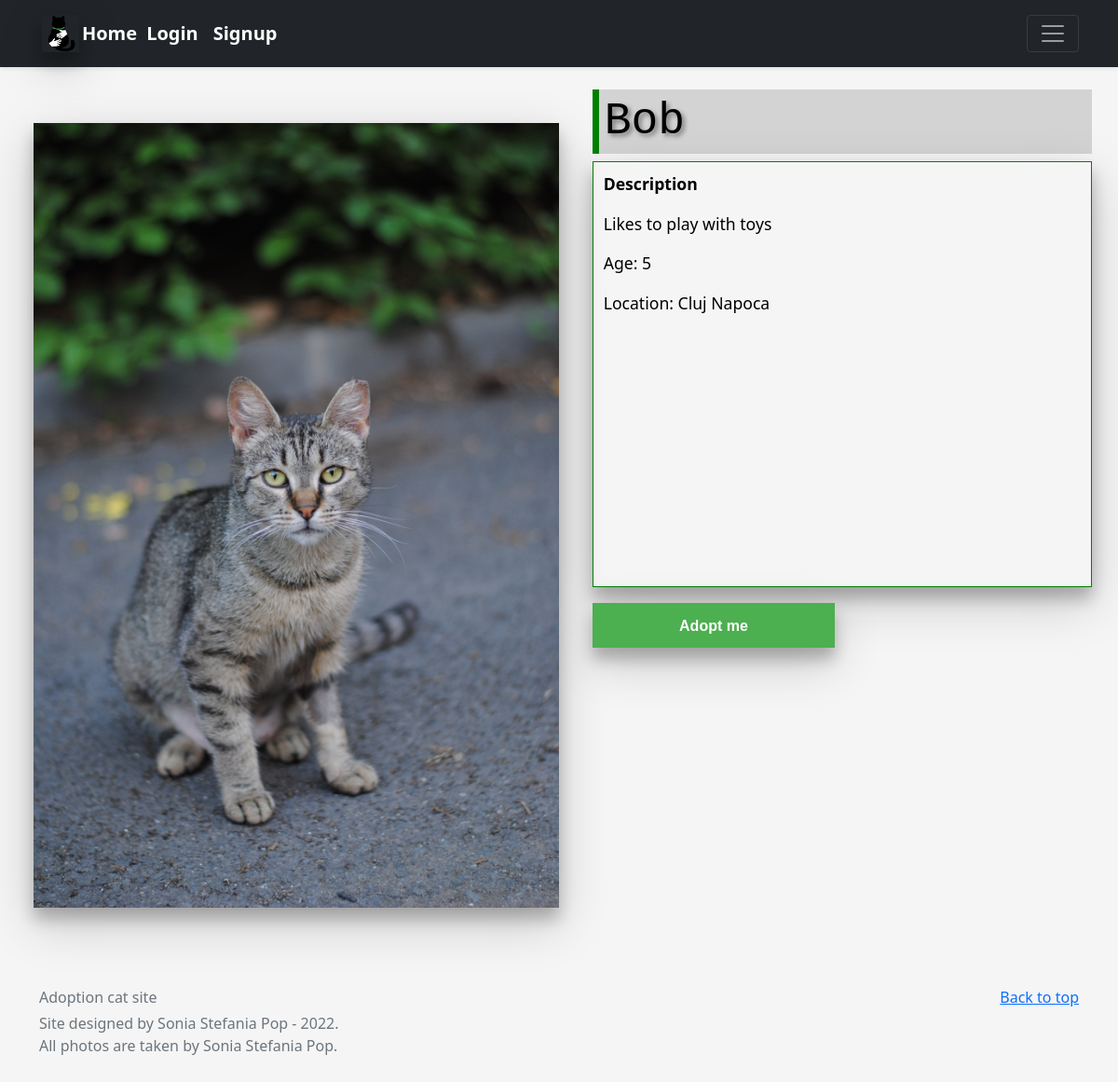
Page /cats/2/ on the committed database.
### adoptions/models.py (models this page shows, shortened)
class Cat_Details(models.Model):
    details = models.ForeignKey(Cat, on_delete=models.CASCADE)
    description_text = models.CharField(max_length=200)
    age = models.IntegerField(default=0)
    location = models.CharField(max_length=200)
    cat_photo = models.ImageField(upload_to=rename_upload_photo, default='static/adoptions/cat_static.jpg')

class Cat(models.Model):
    cat_name_text = models.CharField(max_length=50)
    pub_date = models.DateTimeField('date published')

### adoptions/views.py (the view)
# urls.py: path('<int:cat_id>/', views.detail, name='detail' ),
def detail(request, cat_id):
    cat = Cat.objects.get(pk=cat_id)
    cat_details = Cat_Details.objects.get(details=cat.pk)
    return render(request, 'adoptions/detail.html', {'cat':cat, 'cat_details':cat_details})

### adoptions/templates/adoptions/detail.html (shortened to what this page needs)
<!doctype html>
<html>
{% load static %}
{% include "adoptions/base.html" %}
  <body>
    <div class="flex-box">
      <img class="details" src="{{ cat_details.cat_photo.url }}" type="jpg"/>
      <div class="details">
        <h1>{{ cat.cat_name_text }}</h1>
        <div class="text_area">
          <div class="text">
            <p><b>Description</b></p>
            <p>{{ cat_details.description_text }}</p>
            <p>Age: {{ cat_details.age }}</p>
            <p>Location: {{ cat_details.location }}</p>
          </div>
        </div>
        <div class="confirm">
          <a href="/cats/{{ cat.id }}/adopt-cat" class=".button adopt" name="adopt"><b>Adopt me</b></a>
        </div>
      </div>
    </div>
  </body>
{% include "adoptions/footer.html" %}
</html>

### adoptions/templates/adoptions/base.html (style rules this page uses)
img { width: auto; height: 300px; object-fit: cover; }

### adoptions/templates/adoptions/detail.html (style rules this page uses)
body { background-size: 100% 100%; background: rgb(78,78,78); background-color: whitesmoke; }
img { width: 25%; height: 25%; margin: 3%; box-shadow: 0 12px 16px 0 rgba(0,0,0,0.24), 0 17px 50px 0 rgba(0,0,0,0.19); }
.flex-box { display: flex; }
.details { flex: 1; }
h1 { color: black; margin-right: 5%; text-shadow: 3px 3px 5px #0000006e; font-family: "Lucida Console", monospace; align-content: center; font-size: 4vw; border-left: 7px solid green; background-color: lightgrey; padding-top: 1%; padding-right: 1%; padding-bottom: 1%; padding-left: 1%; }
.confirm { height: 20%; width: 55%; margin-top: 5%; }
.adopt { background-color: #4CAF50;color: white;font-family: Arial, sans-serif;font-size: medium; text-decoration: none; }
.adopt { box-shadow: 0 12px 16px 0 rgba(0,0,0,0.24), 0 17px 50px 0 rgba(0,0,0,0.19); }
.adopt { border-color: transparent; }
.adopt { padding: 5% 30%; }
.adopt { transition-duration: 0.4s; }
.text_area { width: 95%; height: 50%; border: 1px solid green; box-shadow: 0 12px 16px 0 rgba(0,0,0,0.24), 0 17px 50px 0 rgba(0,0,0,0.19);; text-shadow: black; box-sizing: border-box; }
.text { color:black; font-size: 110%; margin-left: 2%; margin-top: 2%; margin-bottom: 2%; margin-right: 2%; }

### rows in the picture
Cat_Details: cat_photo (picture), description_text "Likes to play with toys", age "5", location "Cluj Napoca"
Cat: cat_name_text "Bob"
